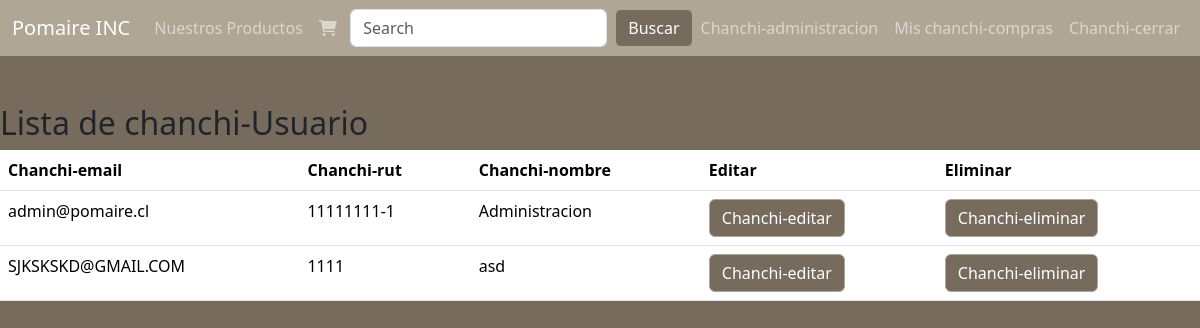
Screenshot of /dashboard/usuarios (signed in) with the database file from the repository.
### pagina/models.py (models this page shows)
class Usuario (AbstractBaseUser, PermissionsMixin):
    email = models.EmailField(unique=True)
    rut = models.CharField(max_length=10,unique=True,primary_key=True,verbose_name='Rut')
    nombre = models.CharField(max_length=250)
    is_staff = models.BooleanField(default=False)
    is_active = models.BooleanField(default=True)
    is_superuser = models.BooleanField(default=False)
    objects = CustomUserManager()
    USERNAME_FIELD = 'email'
    EMAIL_FIELD = 'email'
    REQUIRED_FIELDS = []
    class Meta:
        verbose_name = 'User'
        verbose_name_plural = 'Users'

### pagina/views.py (the view)
# urls.py: path('dashboard/usuarios',usuarios,name="usuarios"),
@login_required
@permission_required("pagina.view_user",raise_exception=True)
def usuarios(request):
    usuario = Usuario.objects.all()
    context = {'usuarios': usuario}
    return render(request,"core/usuarios.html",context)

### pagina/templates/core/usuarios.html
{% extends "core/template.html" %}
{% load static %}
{% block content %}
<h2 class="mt-5 titulo-blanco">Lista de chanchi-Usuario</h2>
<table class="table tabla-pedidos">
    <thead>
        <tr>
            <th class="subtitulo-blanco">Chanchi-email</th>
            <th class="subtitulo-blanco">Chanchi-rut</th>
            <th class="subtitulo-blanco">Chanchi-nombre</th>
            <th>Editar</th>
            <th>Eliminar</th>
        </tr>
    </thead>
    <tbody>
        {% for usuario in usuarios %}
        <tr>
            <td>{{usuario.email}}</td>
            <td>{{usuario.rut}}</td>
            <td>{{usuario.nombre}}</td>
            <td><a class="btn btn-primary" href="{%url 'editarUsuario' usuario.rut %}">Chanchi-editar</a></td>
            <td><a class="btn btn-primary" href="{%url 'eliminarUsuario' usuario.rut %}">Chanchi-eliminar</a></td>
        </tr>
        {% endfor %}
    </tbody>
</table>
{% endblock content %}

### pagina/static/core/css/test.css (style rules this page uses)
body { background-color: #776b5d !important; }
.btn { background-color: #776b5d !important ; transition : all 0.4s !important; border-color: #b0a695 !important; }

### rows the page displays
Usuario: email "admin@pomaire.cl", rut "11111111-1", nombre "Administracion"
Usuario: email "SJKSKSKD@GMAIL.COM", rut "1111", nombre "asd"
